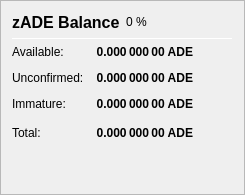
                   <widget class="QFrame" name="frame_ZerocoinBalances">
                    <property name="frameShape">
                     <enum>QFrame::StyledPanel</enum>
                    </property>
                    <property name="frameShadow">
                     <enum>QFrame::Raised</enum>
                    </property>
                    <layout class="QVBoxLayout" name="verticalLayout_7">
                     <item>
                      <layout class="QHBoxLayout" name="horizontalLayout_8" stretch="0,0,0">
                       <item>
                        <widget class="QLabel" name="label_5z_3">
                         <property name="minimumSize">
                          <size>
                           <width>0</width>
                           <height>20</height>
                          </size>
                         </property>
                         <property name="font">
                          <font>
                           <pointsize>12</pointsize>
                           <weight>75</weight>
                           <bold>true</bold>
                          </font>
                         </property>
                         <property name="text">
                          <string>zADE Balance</string>
                         </property>
                        </widget>
                       </item>
                       <item>
                        <widget class="QLabel" name="labelzADEPercent">
                         <property name="text">
                          <string notr="true">0 %</string>
                         </property>
                        </widget>
                       </item>
                       <item>
                        <spacer name="horizontalSpacer_11">
                         <property name="orientation">
                          <enum>Qt::Horizontal</enum>
                         </property>
                         <property name="sizeHint" stdset="0">
                          <size>
                           <width>40</width>
                           <height>20</height>
                          </size>
                         </property>
                        </spacer>
                       </item>
                      </layout>
                     </item>
                     <item>
                      <widget class="Line" name="line_ZerocoinBalance">
                       <property name="minimumSize">
                        <size>
                         <width>0</width>
                         <height>1</height>
                        </size>
                       </property>
                       <property name="maximumSize">
                        <size>
                         <width>16777215</width>
                         <height>1</height>
                        </size>
                       </property>
                       <property name="orientation">
                        <enum>Qt::Horizontal</enum>
                       </property>
                      </widget>
                     </item>
                     <item>
                      <layout class="QGridLayout" name="gridLayout_5">
                       <property name="spacing">
                        <number>12</number>
                       </property>
                       <item row="1" column="0">
                        <widget class="QLabel" name="labelzBalanceMatureText">
                         <property name="toolTip">
                          <string>Mature: more than 20 confirmation and more than 1 mint of the same denomination after it was minted.
These zADE are spendable.</string>
                         </property>
                         <property name="text">
                          <string>Available:</string>
                         </property>
                        </widget>
                       </item>
                       <item row="1" column="1">
                        <widget class="QLabel" name="labelzBalanceMature">
                         <property name="font">
                          <font>
                           <weight>75</weight>
                           <bold>true</bold>
                          </font>
                         </property>
                         <property name="toolTip">
                          <string>Mature: more than 20 confirmation and more than 1 mint of the same denomination after it was minted.
These zADE are spendable.</string>
                         </property>
                         <property name="text">
                          <string notr="true">0.000 000 00 ADE</string>
                         </property>
                         <property name="alignment">
                          <set>Qt::AlignRight|Qt::AlignTrailing|Qt::AlignVCenter</set>
                         </property>
                        </widget>
                       </item>
                       <item row="2" column="0">
                        <widget class="QLabel" name="labelzBalanceUnconfirmedText">
                         <property name="toolTip">
                          <string>Unconfirmed: less than 20 confirmations
Immature: confirmed, but less than 1 mint of the same denomination after it was minted</string>
                         </property>
                         <property name="text">
                          <string>Unconfirmed:</string>
                         </property>
                        </widget>
                       </item>
                       <item row="2" column="1">
                        <widget class="QLabel" name="labelzBalanceUnconfirmed">
                         <property name="font">
                          <font>
                           <weight>75</weight>
                           <bold>true</bold>
                          </font>
                         </property>
                         <property name="toolTip">
                          <string>Unconfirmed: less than 20 confirmations
Immature: confirmed, but less than 1 mint of the same denomination after it was minted</string>
                         </property>
                         <property name="text">
                          <string notr="true">0.000 000 00 ADE</string>
                         </property>
                         <property name="alignment">
                          <set>Qt::AlignRight|Qt::AlignTrailing|Qt::AlignVCenter</set>
                         </property>
                        </widget>
                       </item>
                       <item row="3" column="0">
                        <widget class="QLabel" name="labelzBalanceImmatureText">
                         <property name="toolTip">
                          <string>Unconfirmed: less than 20 confirmations
Immature: confirmed, but less than 1 mint of the same denomination after it was minted</string>
                         </property>
                         <property name="text">
                          <string>Immature:</string>
                         </property>
                        </widget>
                       </item>
                       <item row="3" column="1">
                        <widget class="QLabel" name="labelzBalanceImmature">
                         <property name="font">
                          <font>
                           <weight>75</weight>
                           <bold>true</bold>
                          </font>
                         </property>
                         <property name="toolTip">
                          <string>Unconfirmed: less than 20 confirmations
Immature: confirmed, but less than 1 mint of the same denomination after it was minted</string>
                         </property>
                         <property name="text">
                          <string notr="true">0.000 000 00 ADE</string>
                         </property>
                         <property name="alignment">
                          <set>Qt::AlignRight|Qt::AlignTrailing|Qt::AlignVCenter</set>
                         </property>
                        </widget>
                       </item>
                       <item row="4" column="0">
                        <widget class="QLabel" name="labelzBalanceText">
                         <property name="toolTip">
                          <string>Your current zADE balance, unconfirmed and immature zADE included.</string>
                         </property>
                         <property name="text">
                          <string>Total:</string>
                         </property>
                        </widget>
                       </item>
                       <item row="4" column="1">
                        <widget class="QLabel" name="labelzBalance">
                         <property name="font">
                          <font>
                           <weight>75</weight>
                           <bold>true</bold>
                          </font>
                         </property>
                         <property name="cursor">
                          <cursorShape>IBeamCursor</cursorShape>
                         </property>
                         <property name="toolTip">
                          <string>Your current zADE balance, unconfirmed and immature zADE included.</string>
                         </property>
                         <property name="text">
                          <string notr="true">0.000 000 00 ADE</string>
                         </property>
                         <property name="alignment">
                          <set>Qt::AlignRight|Qt::AlignTrailing|Qt::AlignVCenter</set>
                         </property>
                         <property name="textInteractionFlags">
                          <set>Qt::LinksAccessibleByMouse|Qt::TextSelectableByKeyboard|Qt::TextSelectableByMouse</set>
                         </property>
                        </widget>
                       </item>
                       <item row="4" column="2">
                        <spacer name="horizontalSpacer_4">
                         <property name="orientation">
                          <enum>Qt::Horizontal</enum>
                         </property>
                         <property name="sizeHint" stdset="0">
                          <size>
                           <width>40</width>
                           <height>20</height>
                          </size>
                         </property>
                        </spacer>
                       </item>
                      </layout>
                     </item>
                     <item>
                      <spacer name="verticalSpacer_4">
                       <property name="orientation">
                        <enum>Qt::Vertical</enum>
                       </property>
                       <property name="sizeHint" stdset="0">
                        <size>
                         <width>20</width>
                         <height>40</height>
                        </size>
                       </property>
                      </spacer>
                     </item>
                    </layout>
                   </widget>
